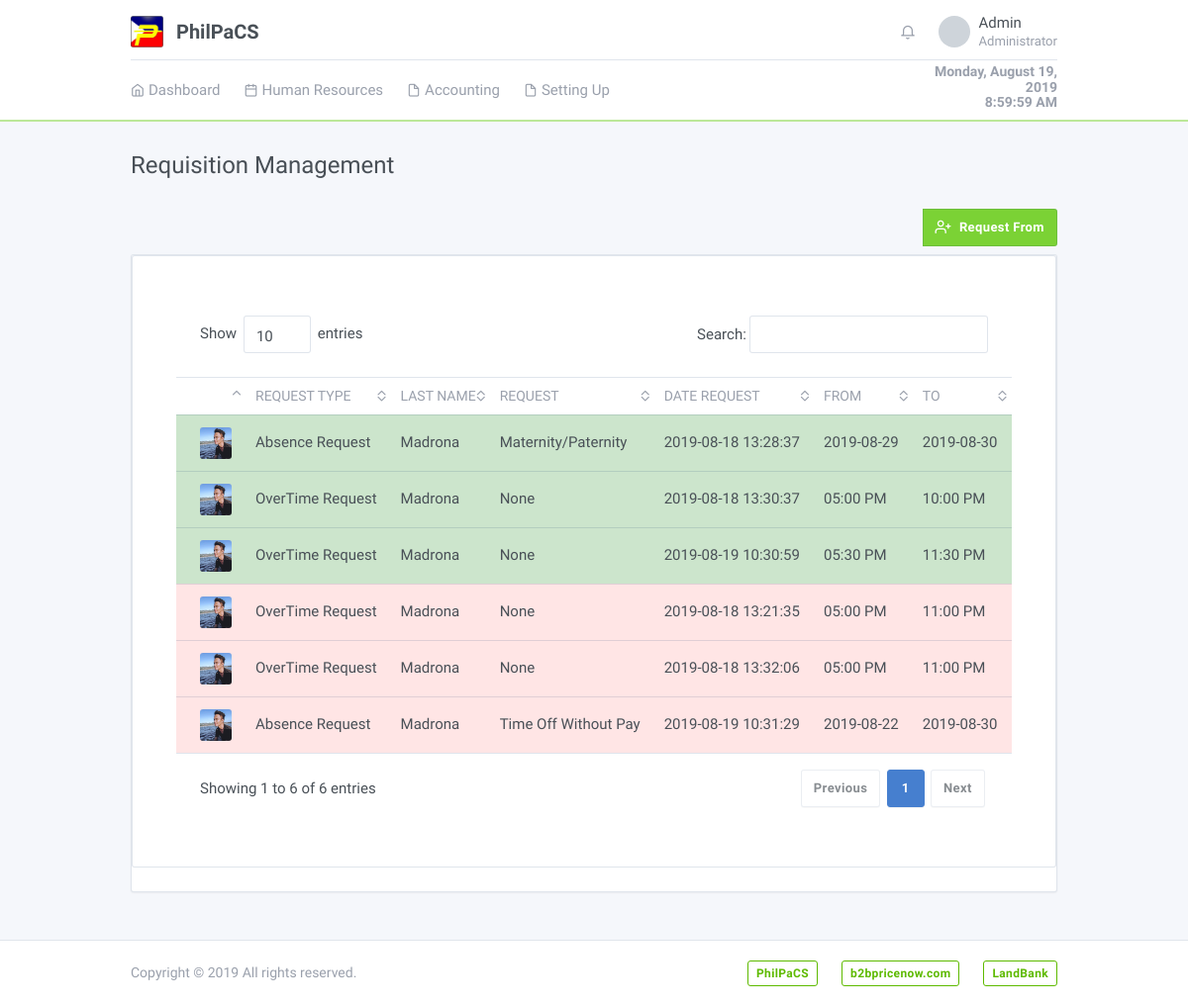
The page /system/Requisition.php (signed in) on the database its author committed.
### tables this page shows
CREATE TABLE `personaldetailstbl` (
  `personalID` int(11) NOT NULL AUTO_INCREMENT,
  `firstName` varchar(50) NOT NULL,
  `middleName` varchar(50) DEFAULT NULL,
  `lastName` varchar(50) NOT NULL,
  `contactNumber` varchar(15) NOT NULL,
  `email` varchar(60) NOT NULL,
  `gender` tinyint(1) NOT NULL,
  `birthday` date NOT NULL,
  `age` int(3) NOT NULL,
  `photo` varchar(255) DEFAULT NULL,
  `status` tinyint(1) NOT NULL,
  PRIMARY KEY (`personalID`)
);

CREATE TABLE `requestformtbl` (
  `requestID` int(11) NOT NULL AUTO_INCREMENT,
  `RequestType` varchar(50) DEFAULT NULL,
  `firstName` varchar(50) DEFAULT NULL,
  `lastName` varchar(50) DEFAULT NULL,
  `Request` varchar(100) DEFAULT NULL,
  `DateFrom` datetime DEFAULT NULL,
  `DateTo` datetime DEFAULT NULL,
  `Reason` longtext DEFAULT NULL,
  `DateRequest` datetime DEFAULT NULL,
  `status` varchar(50) DEFAULT NULL,
  PRIMARY KEY (`requestID`)
);

### models/Config.php (called while the page is built, shortened)
<?php
require_once 'Database.php';
class Config extends Database {
	protected $conn;
	public function __construct() {
		$database = new Database();
		$this->conn = $database->db_connection();
	}
	public function runQuery($sql) {
		$stmt = $this->conn->prepare($sql);
		return $stmt;
	}
}

### models/Database.php (called while the page is built, shortened)
<?php
class Database {
	private $host = "localhost";
	private $dbname = "philpacs";
	private $username = "root";
	private $password = "";
	public function db_connection(){
		try {
			$this->conn = new PDO("mysql:host=" . $this->host . ";dbname=" . $this->dbname, $this->username, $this->password);
			$this->conn->setAttribute(PDO::ATTR_ERRMODE, PDO::ERRMODE_EXCEPTION);
			return $this->conn;
		} catch (PDOException $e) {
			echo "Connection Error: " . $e->getMessage();
		}
	}
}

### includes/requisition/requisition.php (the view, shortened to what this page needs)
<div class="card">
    <div class="card-body">
        <form class="m-t-40" id="addEmployeeForm" enctype="multipart/form-data">
            <div class="tab-content tabcontent-border p-2">
                <div class="tab-pane active" id="Requestpending" role="tabpanel">
                    <div class="p-3">
                      <div class="panel-body">
                          <div class="box-body table-responsive">
                          <table class="table card-table table-vcenter text-nowrap datatable table-hover" id="employeeTable">
                            <thead>
                              <tr>
                                <th class="w-1"></th>
                                <th>Request type</th>
                                <th>Last Name</th>
                                <th>Request</th>
                                <th>Date Request</th>
                                <th>From</th>
                                <th>To</th>
                                <th>Status</th>
                              </tr>
                            </thead>
                            <tbody>
                              <?php
                                $stmt = $config->runQuery("SELECT personaldetailstbl.photo AS profilePicture,
                                                            personaldetailstbl.lastName, requestformtbl.lastName,
                                                            requestformtbl.firstName, requestformtbl.Request,
                                                            requestformtbl.DateRequest, requestformtbl.RequestType,
                                                            requestformtbl.DateFrom, requestformtbl.DateTo, requestformtbl.Reason,
                                                            requestformtbl.requestID, requestformtbl.status
                                                             FROM personaldetailstbl INNER JOIN requestformtbl
                                                             ON requestformtbl.lastName = personaldetailstbl.lastName
                                                           ORDER BY FIELD(requestformtbl.status, 'pending', 'approved', 'declined')");
                                $stmt->execute();
                                while ($row = $stmt->fetch(PDO::FETCH_ASSOC)) {
                                  $profilePicture = $row['profilePicture'];
                                    $requestID = $row['requestID'];
                                  $RequestType = $row['RequestType'];
                                  $firstName = $row['firstName'];
                                  $lastName = $row['lastName'];
                                  $Request = $row['Request'];
                                  $DateRequest = $row['DateRequest'];
                                  $Reason = $row['Reason'];
                                  $status = $row['status'];
                                  if ($RequestType == 'Absence Request') {
                                    $DateFrom =  date('Y-m-d', strtotime($row['DateFrom']));
                                    $DateTo =  date('Y-m-d', strtotime($row['DateTo']));
                                  }
                                  else {
                                    $DateFrom =  date('h:i A', strtotime($row['DateFrom']));
                                    $DateTo =  date('h:i A', strtotime($row['DateTo']));
                                  }
                                  if ($status == 'approved') {
                                    ?>
                                    <tr class="requisition-link" style="background:#cce5cc" data-toggle="modal" data-target="#viewapproved" data-id="<?=$requestID;?>" data-lastname="<?=$lastName;?>" data-requesttype="<?=$RequestType;?>" data-firstname="<?=$firstName;?>" data-typerequest = "<?=$Request;?>" data-reason="<?=$Reason;?>" data-datefrom="<?=$DateFrom;?>" data-dateto="<?=$DateTo;?>">
                                  <?php
                                  }
                                  if ($status == 'declined') {
                                    ?>
                                    <tr class="requisition-link" style="background:#ffe5e5" data-toggle="modal" data-target="#viewapproved" data-id="<?=$requestID;?>" data-lastname="<?=$lastName;?>" data-requesttype="<?=$RequestType;?>" data-firstname="<?=$firstName;?>" data-typerequest = "<?=$Request;?>" data-reason="<?=$Reason;?>" data-datefrom="<?=$DateFrom;?>" data-dateto="<?=$DateTo;?>">
                                  <?php
                                  }
                                  ?>
                                  <td>
                                      <span class="avatar d-block rounded" style="background-image: url(<?php if ($profilePicture !== "") { ?>'<?=$profilePicture?>' <?php ; } else { ?> ../assets/logo/image_placeholder.png <?php } ?>)"></span>
                                  </td>
                                      <td>
                                          <?=$RequestType;?>
                                      </td>
                                      <td><?=$lastName;?></td>
                                      <td><?=$Request;?></td>
                                      <td><?=$DateRequest;?></td>
                                      <td><?=$DateFrom;?></td>
                                      <td><?=$DateTo;?></td>
                                      <td><?=$status;?></td>
                                  </tr>
                                  <?php
                                }
                              ?>
                            </tbody>
                          </table>
                        </div>
                        </div>
                      </div>
                    </div>
                </div>
            </div>
    </div>
</div>

### assets/css/style.css (style rules this page uses)
#employeeTable tr { cursor: pointer; }

### rows shown on the page
personaldetailstbl: photo (picture), requestformtbl.RequestType "Absence Request", requestformtbl.lastName "Madrona", requestformtbl.Request "Maternity/Paternity", requestformtbl.DateRequest "2019-08-18 13:28:37", requestformtbl.DateFrom "2019-08-29", requestformtbl.DateTo "2019-08-30", requestformtbl.RequestType "OverTime Request", requestformtbl.Request "None", requestformtbl.DateRequest "2019-08-18 13:30:37", requestformtbl.DateFrom "05:00 PM", requestformtbl.DateTo "10:00 PM", requestformtbl.DateRequest "2019-08-19 10:30:59", requestformtbl.DateFrom "05:30 PM", requestformtbl.DateTo "11:30 PM", requestformtbl.DateRequest "2019-08-18 13:21:35", requestformtbl.DateTo "11:00 PM", requestformtbl.DateRequest "2019-08-18 13:32:06", requestformtbl.Request "Time Off Without Pay", requestformtbl.DateRequest "2019-08-19 10:31:29", requestformtbl.DateFrom "2019-08-22"

### other values the page prints
$display['username'] "Admin"
$display['accountType'] "Administrator"
